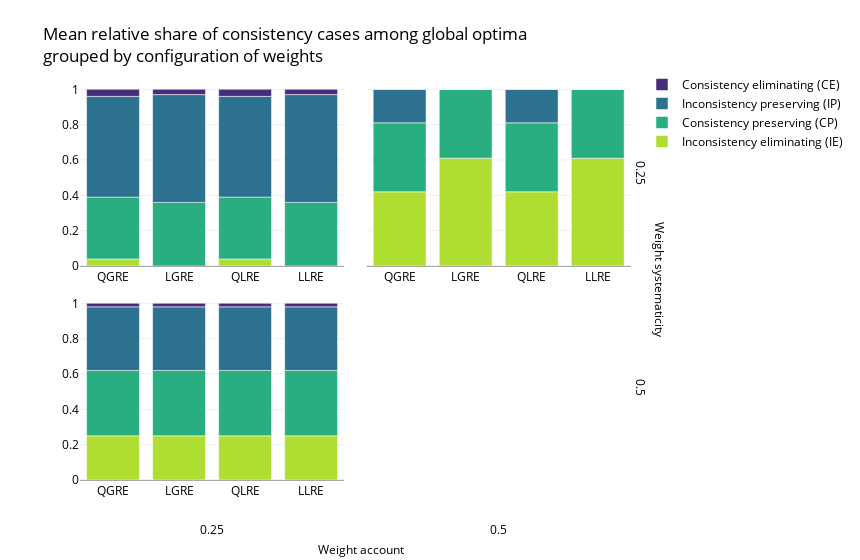
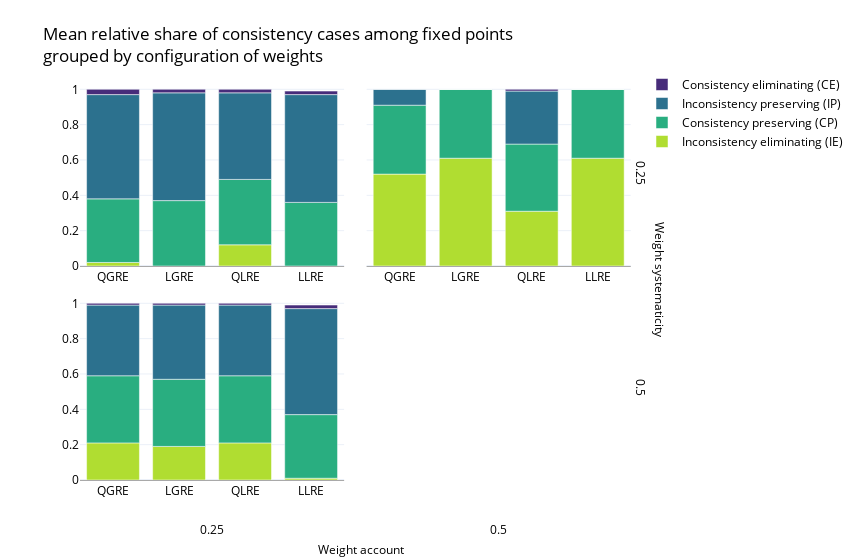

Notebook source saved alongside these figures, in order:
### Code cell
barplot_by_weight(go_df, "go")
barplot_by_weight(fp_df, "fp")

### Figure 1 — Plotly figure (JSON) as saved in the notebook; plotly's stock layout.template omitted (floating-point values rounded to 4 significant figures)
{"data": [{"alignmentgroup": "True", "hovertemplate": "variable=rel_go_inconsistency_eliminating_case<br>weight_systematicity=0.25<br>weight_account=0.25<br>model_short_name=%{x}<br>value=%{y}<extra></extra>", "legendgroup": "rel_go_inconsistency_eliminating_case", "marker": {"color": "#b0dd31", "pattern": {"shape": ""}}, "name": "Inconsistency eliminating (IE)", "offsetgroup": "rel_go_inconsistency_eliminating_case", "orientation": "v", "showlegend": true, "textposition": "auto", "type": "bar", "x": ["QGRE", "LGRE", "QLRE", "LLRE"], "xaxis": "x3", "y": [0.04, 0, 0.04, 0], "yaxis": "y3"}, {"alignmentgroup": "True", "hovertemplate": "variable=rel_go_inconsistency_eliminating_case<br>weight_systematicity=0.25<br>weight_account=0.5<br>model_short_name=%{x}<br>value=%{y}<extra></extra>", "legendgroup": "rel_go_inconsistency_eliminating_case", "marker": {"color": "#b0dd31", "pattern": {"shape": ""}}, "name": "Inconsistency eliminating (IE)", "offsetgroup": "rel_go_inconsistency_eliminating_case", "orientation": "v", "showlegend": false, "textposition": "auto", "type": "bar", "x": ["QGRE", "LGRE", "QLRE", "LLRE"], "xaxis": "x4", "y": [0.42, 0.61, 0.42, 0.61], "yaxis": "y4"}, {"alignmentgroup": "True", "hovertemplate": "variable=rel_go_inconsistency_eliminating_case<br>weight_systematicity=0.5<br>weight_account=0.25<br>model_short_name=%{x}<br>value=%{y}<extra></extra>", "legendgroup": "rel_go_inconsistency_eliminating_case", "marker": {"color": "#b0dd31", "pattern": {"shape": ""}}, "name": "Inconsistency eliminating (IE)", "offsetgroup": "rel_go_inconsistency_eliminating_case", "orientation": "v", "showlegend": false, "textposition": "auto", "type": "bar", "x": ["QGRE", "LGRE", "QLRE", "LLRE"], "xaxis": "x", "y": [0.25, 0.25, 0.25, 0.25], "yaxis": "y"}, {"alignmentgroup": "True", "hovertemplate": "variable=rel_go_consistency_preserving_case<br>weight_systematicity=0.25<br>weight_account=0.25<br>model_short_name=%{x}<br>value=%{y}<extra></extra>", "legendgroup": "rel_go_consistency_preserving_case", "marker": {"color": "#29ae80", "pattern": {"shape": ""}}, "name": "Consistency preserving (CP)", "offsetgroup": "rel_go_consistency_preserving_case", "orientation": "v", "showlegend": true, "textposition": "auto", "type": "bar", "x": ["QGRE", "LGRE", "QLRE", "LLRE"], "xaxis": "x3", "y": [0.35, 0.36, 0.35, 0.36], "yaxis": "y3"}, {"alignmentgroup": "True", "hovertemplate": "variable=rel_go_consistency_preserving_case<br>weight_systematicity=0.25<br>weight_account=0.5<br>model_short_name=%{x}<br>value=%{y}<extra></extra>", "legendgroup": "rel_go_consistency_preserving_case", "marker": {"color": "#29ae80", "pattern": {"shape": ""}}, "name": "Consistency preserving (CP)", "offsetgroup": "rel_go_consistency_preserving_case", "orientation": "v", "showlegend": false, "textposition": "auto", "type": "bar", "x": ["QGRE", "LGRE", "QLRE", "LLRE"], "xaxis": "x4", "y": [0.39, 0.39, 0.39, 0.39], "yaxis": "y4"}, {"alignmentgroup": "True", "hovertemplate": "variable=rel_go_consistency_preserving_case<br>weight_systematicity=0.5<br>weight_account=0.25<br>model_short_name=%{x}<br>value=%{y}<extra></extra>", "legendgroup": "rel_go_consistency_preserving_case", "marker": {"color": "#29ae80", "pattern": {"shape": ""}}, "name": "Consistency preserving (CP)", "offsetgroup": "rel_go_consistency_preserving_case", "orientation": "v", "showlegend": false, "textposition": "auto", "type": "bar", "x": ["QGRE", "LGRE", "QLRE", "LLRE"], "xaxis": "x", "y": [0.37, 0.37, 0.37, 0.37], "yaxis": "y"}, {"alignmentgroup": "True", "hovertemplate": "variable=rel_go_inconsistency_preserving_case<br>weight_systematicity=0.25<br>weight_account=0.25<br>model_short_name=%{x}<br>value=%{y}<extra></extra>", "legendgroup": "rel_go_inconsistency_preserving_case", "marker": {"color": "#2c718e", "pattern": {"shape": ""}}, "name": "Inconsistency preserving (IP)", "offsetgroup": "rel_go_inconsistency_preserving_case", "orientation": "v", "showlegend": true, "textposition": "auto", "type": "bar", "x": ["QGRE", "LGRE", "QLRE", "LLRE"], "xaxis": "x3", "y": [0.57, 0.61, 0.57, 0.61], "yaxis": "y3"}, {"alignmentgroup": "True", "hovertemplate": "variable=rel_go_inconsistency_preserving_case<br>weight_systematicity=0.25<br>weight_account=0.5<br>model_short_name=%{x}<br>value=%{y}<extra></extra>", "legendgroup": "rel_go_inconsistency_preserving_case", "marker": {"color": "#2c718e", "pattern": {"shape": ""}}, "name": "Inconsistency preserving (IP)", "offsetgroup": "rel_go_inconsistency_preserving_case", "orientation": "v", "showlegend": false, "textposition": "auto", "type": "bar", "x": ["QGRE", "LGRE", "QLRE", "LLRE"], "xaxis": "x4", "y": [0.19, 0, 0.19, 0], "yaxis": "y4"}, {"alignmentgroup": "True", "hovertemplate": "variable=rel_go_inconsistency_preserving_case<br>weight_systematicity=0.5<br>weight_account=0.25<br>model_short_name=%{x}<br>value=%{y}<extra></extra>", "legendgroup": "rel_go_inconsistency_preserving_case", "marker": {"color": "#2c718e", "pattern": {"shape": ""}}, "name": "Inconsistency preserving (IP)", "offsetgroup": "rel_go_inconsistency_preserving_case", "orientation": "v", "showlegend": false, "textposition": "auto", "type": "bar", "x": ["QGRE", "LGRE", "QLRE", "LLRE"], "xaxis": "x", "y": [0.36, 0.36, 0.36, 0.36], "yaxis": "y"}, {"alignmentgroup": "True", "hovertemplate": "variable=rel_go_consistency_eliminating_case<br>weight_systematicity=0.25<br>weight_account=0.25<br>model_short_name=%{x}<br>value=%{y}<extra></extra>", "legendgroup": "rel_go_consistency_eliminating_case", "marker": {"color": "#472c7a", "pattern": {"shape": ""}}, "name": "Consistency eliminating (CE)", "offsetgroup": "rel_go_consistency_eliminating_case", "orientation": "v", "showlegend": true, "textposition": "auto", "type": "bar", "x": ["QGRE", "LGRE", "QLRE", "LLRE"], "xaxis": "x3", "y": [0.04, 0.03, 0.04, 0.03], "yaxis": "y3"}, {"alignmentgroup": "True", "hovertemplate": "variable=rel_go_consistency_eliminating_case<br>weight_systematicity=0.25<br>weight_account=0.5<br>model_short_name=%{x}<br>value=%{y}<extra></extra>", "legendgroup": "rel_go_consistency_eliminating_case", "marker": {"color": "#472c7a", "pattern": {"shape": ""}}, "name": "Consistency eliminating (CE)", "offsetgroup": "rel_go_consistency_eliminating_case", "orientation": "v", "showlegend": false, "textposition": "auto", "type": "bar", "x": ["QGRE", "LGRE", "QLRE", "LLRE"], "xaxis": "x4", "y": [0, 0, 0, 0], "yaxis": "y4"}, {"alignmentgroup": "True", "hovertemplate": "variable=rel_go_consistency_eliminating_case<br>weight_systematicity=0.5<br>weight_account=0.25<br>model_short_name=%{x}<br>value=%{y}<extra></extra>", "legendgroup": "rel_go_consistency_eliminating_case", "marker": {"color": "#472c7a", "pattern": {"shape": ""}}, "name": "Consistency eliminating (CE)", "offsetgroup": "rel_go_consistency_eliminating_case", "orientation": "v", "showlegend": false, "textposition": "auto", "type": "bar", "x": ["QGRE", "LGRE", "QLRE", "LLRE"], "xaxis": "x", "y": [0.02, 0.02, 0.02, 0.02], "yaxis": "y"}], "layout": {"annotations": [{"showarrow": false, "text": "0.25", "x": 0.235, "xanchor": "center", "xref": "paper", "y": -0.15, "yanchor": "bottom", "yref": "paper"}, {"showarrow": false, "text": "0.5", "x": 0.745, "xanchor": "center", "xref": "paper", "y": -0.15, "yanchor": "bottom", "yref": "paper"}, {"showarrow": false, "text": "0.5", "textangle": 90, "x": 0.98, "xanchor": "left", "xref": "paper", "y": 0.2325, "yanchor": "middle", "yref": "paper"}, {"showarrow": false, "text": "0.25", "textangle": 90, "x": 0.98, "xanchor": "left", "xref": "paper", "y": 0.7675, "yanchor": "middle", "yref": "paper"}, {"showarrow": false, "text": "Weight account", "x": 0.5, "xref": "paper", "y": -0.2, "yref": "paper"}, {"showarrow": false, "text": "Weight systematicity", "textangle": 90, "x": 1.05, "xref": "paper", "y": 0.5, "yref": "paper"}], "barmode": "relative", "font": {"color": "black", "size": 12}, "legend": {"orientation": "v", "title": {"text": ""}, "tracegroupgap": 0, "traceorder": "reversed", "x": 1, "xanchor": "left", "y": 1.025}, "margin": {"t": 80}, "title": {"text": "Mean relative share of consistency cases among global optima <br>grouped by configuration of weights"}, "width": 860, "xaxis": {"anchor": "y", "domain": [0, 0.47], "linecolor": "DarkGrey", "showgrid": false, "showticklabels": true, "title": {"text": ""}}, "xaxis2": {"anchor": "y2", "domain": [0.51, 0.98], "linecolor": "DarkGrey", "matches": "x", "showgrid": false, "showticklabels": true, "title": {"text": ""}}, "xaxis3": {"anchor": "y3", "domain": [0, 0.47], "linecolor": "DarkGrey", "matches": "x", "showgrid": false, "showticklabels": true, "title": {"text": ""}}, "xaxis4": {"anchor": "y4", "domain": [0.51, 0.98], "linecolor": "DarkGrey", "matches": "x", "showgrid": false, "showticklabels": true, "title": {"text": ""}}, "yaxis": {"anchor": "x", "domain": [0, 0.465], "title": {"text": ""}}, "yaxis2": {"anchor": "x2", "domain": [0, 0.465], "matches": "y", "showticklabels": false, "title": {"text": ""}}, "yaxis3": {"anchor": "x3", "domain": [0.535, 1.0], "matches": "y", "title": {"text": ""}}, "yaxis4": {"anchor": "x4", "domain": [0.535, 1.0], "matches": "y", "showticklabels": false, "title": {"text": ""}}}}

### Figure 2 — Plotly figure (JSON) as saved in the notebook; plotly's stock layout.template omitted (floating-point values rounded to 4 significant figures)
{"data": [{"alignmentgroup": "True", "hovertemplate": "variable=rel_fp_inconsistency_eliminating_case<br>weight_systematicity=0.25<br>weight_account=0.25<br>model_short_name=%{x}<br>value=%{y}<extra></extra>", "legendgroup": "rel_fp_inconsistency_eliminating_case", "marker": {"color": "#b0dd31", "pattern": {"shape": ""}}, "name": "Inconsistency eliminating (IE)", "offsetgroup": "rel_fp_inconsistency_eliminating_case", "orientation": "v", "showlegend": true, "textposition": "auto", "type": "bar", "x": ["QGRE", "LGRE", "QLRE", "LLRE"], "xaxis": "x3", "y": [0.02, 0, 0.12, 0], "yaxis": "y3"}, {"alignmentgroup": "True", "hovertemplate": "variable=rel_fp_inconsistency_eliminating_case<br>weight_systematicity=0.25<br>weight_account=0.5<br>model_short_name=%{x}<br>value=%{y}<extra></extra>", "legendgroup": "rel_fp_inconsistency_eliminating_case", "marker": {"color": "#b0dd31", "pattern": {"shape": ""}}, "name": "Inconsistency eliminating (IE)", "offsetgroup": "rel_fp_inconsistency_eliminating_case", "orientation": "v", "showlegend": false, "textposition": "auto", "type": "bar", "x": ["QGRE", "LGRE", "QLRE", "LLRE"], "xaxis": "x4", "y": [0.52, 0.61, 0.31, 0.61], "yaxis": "y4"}, {"alignmentgroup": "True", "hovertemplate": "variable=rel_fp_inconsistency_eliminating_case<br>weight_systematicity=0.5<br>weight_account=0.25<br>model_short_name=%{x}<br>value=%{y}<extra></extra>", "legendgroup": "rel_fp_inconsistency_eliminating_case", "marker": {"color": "#b0dd31", "pattern": {"shape": ""}}, "name": "Inconsistency eliminating (IE)", "offsetgroup": "rel_fp_inconsistency_eliminating_case", "orientation": "v", "showlegend": false, "textposition": "auto", "type": "bar", "x": ["QGRE", "LGRE", "QLRE", "LLRE"], "xaxis": "x", "y": [0.21, 0.19, 0.21, 0.01], "yaxis": "y"}, {"alignmentgroup": "True", "hovertemplate": "variable=rel_fp_consistency_preserving_case<br>weight_systematicity=0.25<br>weight_account=0.25<br>model_short_name=%{x}<br>value=%{y}<extra></extra>", "legendgroup": "rel_fp_consistency_preserving_case", "marker": {"color": "#29ae80", "pattern": {"shape": ""}}, "name": "Consistency preserving (CP)", "offsetgroup": "rel_fp_consistency_preserving_case", "orientation": "v", "showlegend": true, "textposition": "auto", "type": "bar", "x": ["QGRE", "LGRE", "QLRE", "LLRE"], "xaxis": "x3", "y": [0.36, 0.37, 0.37, 0.36], "yaxis": "y3"}, {"alignmentgroup": "True", "hovertemplate": "variable=rel_fp_consistency_preserving_case<br>weight_systematicity=0.25<br>weight_account=0.5<br>model_short_name=%{x}<br>value=%{y}<extra></extra>", "legendgroup": "rel_fp_consistency_preserving_case", "marker": {"color": "#29ae80", "pattern": {"shape": ""}}, "name": "Consistency preserving (CP)", "offsetgroup": "rel_fp_consistency_preserving_case", "orientation": "v", "showlegend": false, "textposition": "auto", "type": "bar", "x": ["QGRE", "LGRE", "QLRE", "LLRE"], "xaxis": "x4", "y": [0.39, 0.39, 0.38, 0.39], "yaxis": "y4"}, {"alignmentgroup": "True", "hovertemplate": "variable=rel_fp_consistency_preserving_case<br>weight_systematicity=0.5<br>weight_account=0.25<br>model_short_name=%{x}<br>value=%{y}<extra></extra>", "legendgroup": "rel_fp_consistency_preserving_case", "marker": {"color": "#29ae80", "pattern": {"shape": ""}}, "name": "Consistency preserving (CP)", "offsetgroup": "rel_fp_consistency_preserving_case", "orientation": "v", "showlegend": false, "textposition": "auto", "type": "bar", "x": ["QGRE", "LGRE", "QLRE", "LLRE"], "xaxis": "x", "y": [0.38, 0.38, 0.38, 0.36], "yaxis": "y"}, {"alignmentgroup": "True", "hovertemplate": "variable=rel_fp_inconsistency_preserving_case<br>weight_systematicity=0.25<br>weight_account=0.25<br>model_short_name=%{x}<br>value=%{y}<extra></extra>", "legendgroup": "rel_fp_inconsistency_preserving_case", "marker": {"color": "#2c718e", "pattern": {"shape": ""}}, "name": "Inconsistency preserving (IP)", "offsetgroup": "rel_fp_inconsistency_preserving_case", "orientation": "v", "showlegend": true, "textposition": "auto", "type": "bar", "x": ["QGRE", "LGRE", "QLRE", "LLRE"], "xaxis": "x3", "y": [0.59, 0.61, 0.49, 0.61], "yaxis": "y3"}, {"alignmentgroup": "True", "hovertemplate": "variable=rel_fp_inconsistency_preserving_case<br>weight_systematicity=0.25<br>weight_account=0.5<br>model_short_name=%{x}<br>value=%{y}<extra></extra>", "legendgroup": "rel_fp_inconsistency_preserving_case", "marker": {"color": "#2c718e", "pattern": {"shape": ""}}, "name": "Inconsistency preserving (IP)", "offsetgroup": "rel_fp_inconsistency_preserving_case", "orientation": "v", "showlegend": false, "textposition": "auto", "type": "bar", "x": ["QGRE", "LGRE", "QLRE", "LLRE"], "xaxis": "x4", "y": [0.09, 0, 0.3, 0], "yaxis": "y4"}, {"alignmentgroup": "True", "hovertemplate": "variable=rel_fp_inconsistency_preserving_case<br>weight_systematicity=0.5<br>weight_account=0.25<br>model_short_name=%{x}<br>value=%{y}<extra></extra>", "legendgroup": "rel_fp_inconsistency_preserving_case", "marker": {"color": "#2c718e", "pattern": {"shape": ""}}, "name": "Inconsistency preserving (IP)", "offsetgroup": "rel_fp_inconsistency_preserving_case", "orientation": "v", "showlegend": false, "textposition": "auto", "type": "bar", "x": ["QGRE", "LGRE", "QLRE", "LLRE"], "xaxis": "x", "y": [0.4, 0.42, 0.4, 0.6], "yaxis": "y"}, {"alignmentgroup": "True", "hovertemplate": "variable=rel_fp_consistency_eliminating_case<br>weight_systematicity=0.25<br>weight_account=0.25<br>model_short_name=%{x}<br>value=%{y}<extra></extra>", "legendgroup": "rel_fp_consistency_eliminating_case", "marker": {"color": "#472c7a", "pattern": {"shape": ""}}, "name": "Consistency eliminating (CE)", "offsetgroup": "rel_fp_consistency_eliminating_case", "orientation": "v", "showlegend": true, "textposition": "auto", "type": "bar", "x": ["QGRE", "LGRE", "QLRE", "LLRE"], "xaxis": "x3", "y": [0.03, 0.02, 0.02, 0.02], "yaxis": "y3"}, {"alignmentgroup": "True", "hovertemplate": "variable=rel_fp_consistency_eliminating_case<br>weight_systematicity=0.25<br>weight_account=0.5<br>model_short_name=%{x}<br>value=%{y}<extra></extra>", "legendgroup": "rel_fp_consistency_eliminating_case", "marker": {"color": "#472c7a", "pattern": {"shape": ""}}, "name": "Consistency eliminating (CE)", "offsetgroup": "rel_fp_consistency_eliminating_case", "orientation": "v", "showlegend": false, "textposition": "auto", "type": "bar", "x": ["QGRE", "LGRE", "QLRE", "LLRE"], "xaxis": "x4", "y": [0, 0, 0.01, 0], "yaxis": "y4"}, {"alignmentgroup": "True", "hovertemplate": "variable=rel_fp_consistency_eliminating_case<br>weight_systematicity=0.5<br>weight_account=0.25<br>model_short_name=%{x}<br>value=%{y}<extra></extra>", "legendgroup": "rel_fp_consistency_eliminating_case", "marker": {"color": "#472c7a", "pattern": {"shape": ""}}, "name": "Consistency eliminating (CE)", "offsetgroup": "rel_fp_consistency_eliminating_case", "orientation": "v", "showlegend": false, "textposition": "auto", "type": "bar", "x": ["QGRE", "LGRE", "QLRE", "LLRE"], "xaxis": "x", "y": [0.01, 0.01, 0.01, 0.02], "yaxis": "y"}], "layout": {"annotations": [{"showarrow": false, "text": "0.25", "x": 0.235, "xanchor": "center", "xref": "paper", "y": -0.15, "yanchor": "bottom", "yref": "paper"}, {"showarrow": false, "text": "0.5", "x": 0.745, "xanchor": "center", "xref": "paper", "y": -0.15, "yanchor": "bottom", "yref": "paper"}, {"showarrow": false, "text": "0.5", "textangle": 90, "x": 0.98, "xanchor": "left", "xref": "paper", "y": 0.2325, "yanchor": "middle", "yref": "paper"}, {"showarrow": false, "text": "0.25", "textangle": 90, "x": 0.98, "xanchor": "left", "xref": "paper", "y": 0.7675, "yanchor": "middle", "yref": "paper"}, {"showarrow": false, "text": "Weight account", "x": 0.5, "xref": "paper", "y": -0.2, "yref": "paper"}, {"showarrow": false, "text": "Weight systematicity", "textangle": 90, "x": 1.05, "xref": "paper", "y": 0.5, "yref": "paper"}], "barmode": "relative", "font": {"color": "black", "size": 12}, "legend": {"orientation": "v", "title": {"text": ""}, "tracegroupgap": 0, "traceorder": "reversed", "x": 1, "xanchor": "left", "y": 1.025}, "margin": {"t": 80}, "title": {"text": "Mean relative share of consistency cases among fixed points <br>grouped by configuration of weights"}, "width": 860, "xaxis": {"anchor": "y", "domain": [0, 0.47], "linecolor": "DarkGrey", "showgrid": false, "showticklabels": true, "title": {"text": ""}}, "xaxis2": {"anchor": "y2", "domain": [0.51, 0.98], "linecolor": "DarkGrey", "matches": "x", "showgrid": false, "showticklabels": true, "title": {"text": ""}}, "xaxis3": {"anchor": "y3", "domain": [0, 0.47], "linecolor": "DarkGrey", "matches": "x", "showgrid": false, "showticklabels": true, "title": {"text": ""}}, "xaxis4": {"anchor": "y4", "domain": [0.51, 0.98], "linecolor": "DarkGrey", "matches": "x", "showgrid": false, "showticklabels": true, "title": {"text": ""}}, "yaxis": {"anchor": "x", "domain": [0, 0.465], "title": {"text": ""}}, "yaxis2": {"anchor": "x2", "domain": [0, 0.465], "matches": "y", "showticklabels": false, "title": {"text": ""}}, "yaxis3": {"anchor": "x3", "domain": [0.535, 1.0], "matches": "y", "title": {"text": ""}}, "yaxis4": {"anchor": "x4", "domain": [0.535, 1.0], "matches": "y", "showticklabels": false, "title": {"text": ""}}}}
